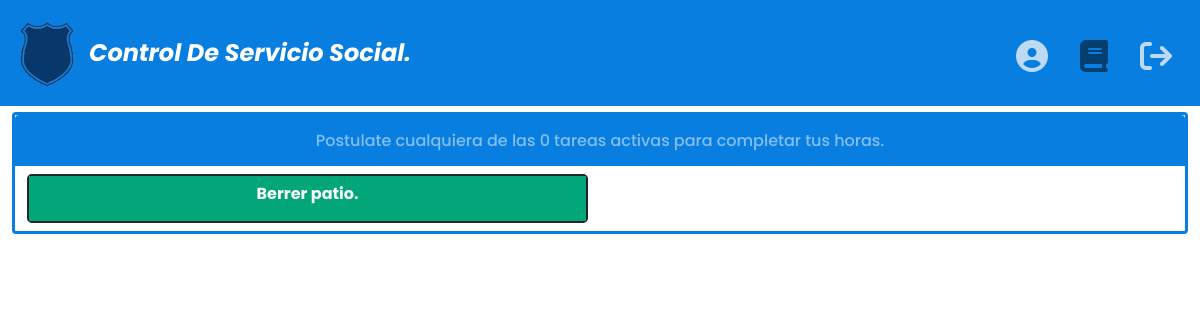
Before: /Vista/perfiles/estudiante/tareas.php (signed in) with the older database file.
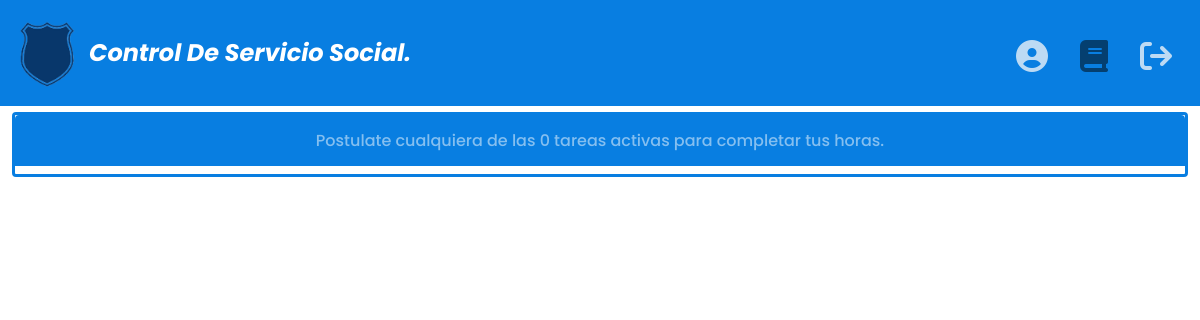
After: the same page with the newer database file.
### tables this page shows
CREATE TABLE TAREAS (

    ID_TAREA INT AUTO_INCREMENT NOT NULL PRIMARY KEY,
    ID_CREADOR VARCHAR(15) NOT NULL,
    NOMBRE_TAREA VARCHAR(40) NOT NULL,
    DESCRIPCION TEXT(300) NOT NULL,
    FECHA_CREACION DATE NOT NULL,
    FECHA_LIMITE DATE NOT NULL,
    NUMERO_HORAS INT NOT NULL,
    OBJETIVO VARCHAR(200) NOT NULL,
    PARA_QUE_GRADO VARCHAR(15) NOT NULL,
    ESTADO_TAREA VARCHAR(15) NOT NULL,
    N_PERSONAS INT NOT NULL,
	FOREIGN KEY (ID_CREADOR) REFERENCES DIRECTIVOS(IDENTIDAD)

);

### Controlador/RecogerDatos/estudiante/datos.php (called while the page is built, shortened)
<?php
include_once "../../../Modelo/conexion_db.php";
class Estudiante
{
   function Estudiante($identidad)
   {
      global $conn;
      $datosPersonales = "SELECT IDENTIDAD, NOMBRES, APELLIDOS, EDAD, FECHA_REGISTRO, CELULAR, CORREO, ROL, GRADO, NOMBRE_TECNICA FROM ESTUDIANTES WHERE IDENTIDAD = $identidad;";
      $RetornoDatosPersonales = mysqli_query($conn, $datosPersonales);
      $DatosPerfil = mysqli_fetch_assoc($RetornoDatosPersonales);
   }
   function Get_tareas_totales()
   {
      global $conn;
      $SQL =  "SELECT * FROM TAREAS ORDER BY  ESTADO_TAREA;";
      $result3 = mysqli_query($conn, $SQL);
      return  $result3;
   }
}
if (isset($_SESSION['id'])) {
   $id = $_SESSION['id'];
   $Pepito = new Estudiante($id);
} else {
   header("Location:../../../Controlador/formulariosDatos/inicio_sesion.php");
   $_SESSION['mensajeInicio'] = "Por favor inicia sesión nuevamente.";
   $_SESSION['tipoAlertaInicio'] = "warning";
   $_SESSION['tituloInicio'] = "Sesión fallida";
}

### Vista/perfiles/estudiante/tareas.php (the view, shortened to what the changed rows need)
<?php
require "../../../Controlador/RecogerDatos/estudiante/datos.php";
if (isset($_SESSION['id'])) {
?>
    <!DOCTYPE html>
    <html lang="en">
    <head>
        <link rel="stylesheet" href="//cdn.jsdelivr.net/npm/alertifyjs@1.13.1/build/css/themes/default.min.css" />
        <link rel="stylesheet" href="//cdn.jsdelivr.net/npm/alertifyjs@1.13.1/build/css/alertify.min.css" />
        <link rel="stylesheet" href="../../../Vista/custome_bootstrap/style.css">
        <link rel="stylesheet" href="https://cdnjs.cloudflare.com/ajax/libs/font-awesome/6.1.1/css/all.min.css" />
    </head>
    <body class="pt-5 mt-2 mt-md-0">
        <main class="mt-5 pt-3 px-3 px-sm-4">
            <div class="row border border-3 border-primary rounded">
                <?php
                $id_collapse = 2;
                $result3 = $Pepito->Get_tareas_totales();
                while ($TAREA = mysqli_fetch_array($result3)) {
                    $ID_TAREA = $TAREA['ID_TAREA'];
                    $ides = "tareasN_" . $id_collapse;
                    $SQL3 = "SELECT COUNT(ESTADO_POSTULACION) AS POSTULADOS FROM POSTULADOS WHERE ESTADO_POSTULACION LIKE 'A%' AND ID_TAREA = '$ID_TAREA';";
                    $query1 = mysqli_query($connN, $SQL3);
                    $EST_POSTULADOS = mysqli_fetch_array($query1);
                    if ($EST_POSTULADOS['POSTULADOS'] < $TAREA['N_PERSONAS']) {
                        $fondo = "secondary";
                    } else {
                        $icono = " fa-xmark ";
                        $fondo = "primary";
                        $color = "warning";
                        $disable = "disabled";
                    }
                    if (strtolower($TAREA['ESTADO_TAREA']) == "terminada") {
                        $fondo = "success";
                    } else {
                        $mostrar = "show";
                        $fondo = "warning";
                    }
                ?>
                    <div class="col-12 col-sm-12 col-md-6 col-lg-6 mb-2 ">
                        <div class="border border-2  border-dark rounded-3 p-0">
                            <a class="nav-link p-0 m-0 " data-bs-toggle="collapse" data-bs-target="#<?php echo $ides; ?>" aria-expanded="false" aria-controls="<?php echo $ides; ?>">
                                <div class=" border-bottom border-2 border-<?php echo $fondo; ?> text-center py-2 bg-<?php echo $fondo; ?> ">
                                    <h6 class="text-light"><b><?php echo $TAREA['NOMBRE_TAREA']; ?></b></h6>
                                </div>
                            </a>
                        </div>
                    </div>
                <?php
                    $id_collapse++;
                } ?>
            </div>
        </main>
    </body>
    </html>
<?php
} else {
    $_SESSION['mensajeDeAlerta'] = "Por favor inicia sesión nuevamente.";
    $_SESSION['tituloDeAlerte'] = "warning";
    $_SESSION['tipoAlerta'] = "Reingreso fallido";
    header("Location:../../../index.php");
}  ?>

Changed rows visible on the page:
removed tareas: NOMBRE_TAREA "Berrer patio."
